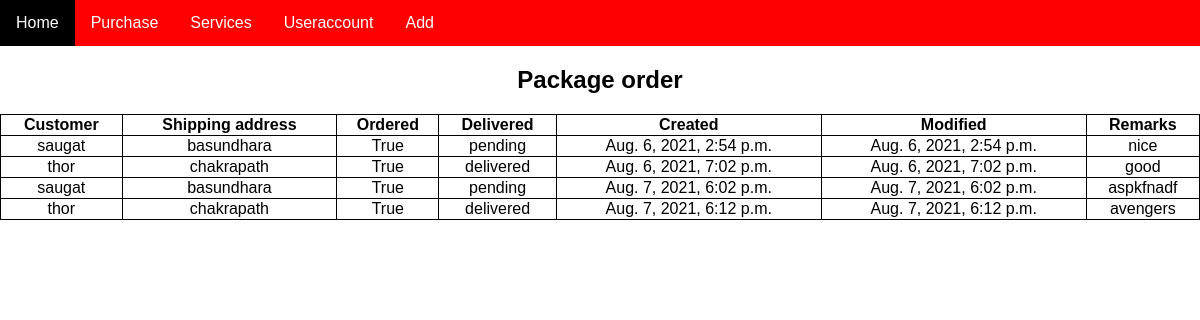
The app's page /package_orders/ with its own data.
### ttruckapp/models.py (models this page shows)
class Package_orders(models.Model):
    customer = models.ForeignKey(Customers, on_delete=models.CASCADE)
    shipping_address = models.CharField(max_length=100)
    ordered = models.BooleanField()
    delivered = models.CharField(max_length=50, choices=DELIVER_CHOICES)
    created = models.DateTimeField(auto_now_add=True)
    modified = models.DateTimeField(auto_now=True)
    remarks = models.TextField()

class Customers(models.Model):
    customer = models.CharField(max_length=100)
    phone = models.IntegerField()
    def __str__(self):
        return self.customer

### ttruckapp/views.py (the view)
# urls.py: path('package_orders/', views.package_orders, name='package_orders'),
def package_orders(request):
    package_orders = Package_orders.objects.all()
    context = {'package_orders': package_orders}
    return render(request, 'package_orders.html', context)

### ttruckapp/templates/package_orders.html (shortened to what this page needs)
{% extends 'base.html' %}
{% block content %}
<h2>Package order</h2>
<table class="table table-striped">
    <tr>
        <th>Customer</th>
        <th>Shipping address</th>
        <th>Ordered</th>
        <th>Delivered</th>
        <th>Created</th>
        <th>Modified</th>
        <th>Remarks</th>
    </tr>
    {% for package_orders in package_orders %}
    <tr>
        <td style="text-align:center">{{package_orders.customer}}</td>
        <td style="text-align:center">{{package_orders.shipping_address}}</td>
        <td style="text-align:center">{{package_orders.ordered}}</td>
        <td style="text-align:center">{{package_orders.delivered}}</td>
        <td style="text-align:center">{{package_orders.created}}</td>
        <td style="text-align:center">{{package_orders.modified}}</td>
        <td style="text-align:center">{{package_orders.remarks}}</td>
    </tr>
    {% endfor %}
</table>
{% endblock content %}

### templates/base.html (shortened to what this page needs)
{% load static %}
<!DOCTYPE html>
<html lang="en">
<head>
</head>
<body>
    {% block navbar %}
<div class="navbar">
  <a href="{% url 'ttruckapp:home' %}">Home</a>
  <div class="subnav">
    <button class="subnavbtn">Purchase        		</button>
  </div>
  <div class="subnav">
    <button class="subnavbtn">Services 		     </button>
  </div>
  <div class="subnav">
    <button class="subnavbtn">Useraccount 			</button>
  </div>
  <a href="{% url 'ttruckapp:form' %}">Add</a>
</div>
    {% endblock navbar%}
    {% block content %}
    {% endblock content %}
</body>
</html>

### templates/base.html (style rules this page uses)
body { font-family: Arial, Helvetica, sans-serif; margin: 0; }
.navbar { overflow: hidden; background-color: red; }
.navbar a { float: left; font-size: 16px; color: white; text-align: center; padding: 14px 16px; text-decoration: none; }
.subnav { float: left; overflow: hidden; }
.subnav .subnavbtn { font-size: 16px; border: none; outline: none; color: white; padding: 14px 16px; background-color: inherit; font-family: inherit; margin: 0; }

### ttruckapp/templates/package_orders.html (style rules this page uses)
table { width: 100%; }
h2 { text-align: center }
table, th, td { border: 1px solid black; border-collapse: collapse; }

### records on screen
Package_orders: customer "saugat", shipping_address "basundhara", ordered "True", delivered "pending", created "Aug. 6, 2021, 2:54 p.m.", modified "Aug. 6, 2021, 2:54 p.m.", remarks "nice"
Package_orders: customer "thor", shipping_address "chakrapath", ordered "True", delivered "delivered", created "Aug. 6, 2021, 7:02 p.m.", modified "Aug. 6, 2021, 7:02 p.m.", remarks "good"
Package_orders: customer "saugat", shipping_address "basundhara", ordered "True", delivered "pending", created "Aug. 7, 2021, 6:02 p.m.", modified "Aug. 7, 2021, 6:02 p.m.", remarks "aspkfnadf"
Package_orders: customer "thor", shipping_address "chakrapath", ordered "True", delivered "delivered", created "Aug. 7, 2021, 6:12 p.m.", modified "Aug. 7, 2021, 6:12 p.m.", remarks "avengers"
